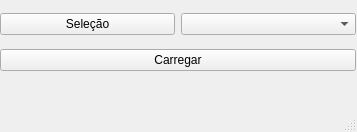
<?xml version="1.0" encoding="UTF-8"?>
<ui version="4.0">
 <class>MainWindow</class>
 <widget class="QMainWindow" name="MainWindow">
  <property name="windowModality">
   <enum>Qt::NonModal</enum>
  </property>
  <property name="geometry">
   <rect>
    <x>0</x>
    <y>0</y>
    <width>357</width>
    <height>132</height>
   </rect>
  </property>
  <property name="windowTitle">
   <string>Carregar modelo</string>
  </property>
  <widget class="QWidget" name="centralwidget">
   <widget class="QWidget" name="gridLayoutWidget">
    <property name="geometry">
     <rect>
      <x>0</x>
      <y>5</y>
      <width>356</width>
      <height>76</height>
     </rect>
    </property>
    <layout class="QGridLayout" name="gridLayout" columnstretch="0">
     <property name="sizeConstraint">
      <enum>QLayout::SetDefaultConstraint</enum>
     </property>
     <item row="0" column="0">
      <layout class="QHBoxLayout" name="horizontalLayout">
       <item>
        <widget class="QPushButton" name="QT_select">
         <property name="text">
          <string>Seleção</string>
         </property>
        </widget>
       </item>
       <item>
        <widget class="QComboBox" name="QT_listaSalvos"/>
       </item>
      </layout>
     </item>
     <item row="1" column="0">
      <widget class="QPushButton" name="QT_carregar">
       <property name="text">
        <string>Carregar</string>
       </property>
      </widget>
     </item>
    </layout>
   </widget>
  </widget>
  <widget class="QMenuBar" name="menubar">
   <property name="geometry">
    <rect>
     <x>0</x>
     <y>0</y>
     <width>357</width>
     <height>28</height>
    </rect>
   </property>
  </widget>
  <widget class="QStatusBar" name="statusbar"/>
 </widget>
 <resources/>
 <connections/>
 <designerdata>
  <property name="gridDeltaX">
   <number>5</number>
  </property>
  <property name="gridDeltaY">
   <number>5</number>
  </property>
  <property name="gridSnapX">
   <bool>true</bool>
  </property>
  <property name="gridSnapY">
   <bool>true</bool>
  </property>
  <property name="gridVisible">
   <bool>true</bool>
  </property>
 </designerdata>
</ui>
